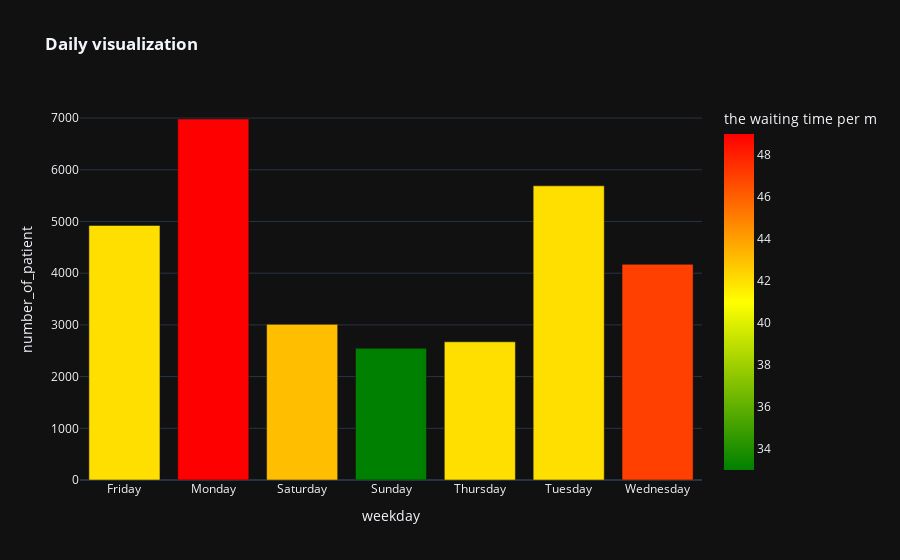

Notebook code for this chart:
### Markdown cell above
### The next Q was, What days of week are affected?

### Code cell
# Create Chart for the Daily
fig2 = px.bar(answer2,
             x='weekday',
             y='number_of_patient',
             color='waiting_ber_munets',
             labels={'waiting_ber_munets':'the waiting time per m'} ,
             color_continuous_scale=['green','yellow','red'],
             template = template_style,
             title = '<b>Daily visualization</b>')
# Display Plot
fig2.show()

### Figure 1 — Plotly figure (JSON) as saved in the notebook; plotly's stock layout.template omitted (floating-point values rounded to 4 significant figures)
{"data": [{"alignmentgroup": "True", "hovertemplate": "weekday=%{x}<br>number_of_patient=%{y}<br>the waiting time per m=%{marker.color}<extra></extra>", "legendgroup": "", "marker": {"color": [42, 49, 43, 33, 42, 42, 47], "coloraxis": "coloraxis", "pattern": {"shape": ""}}, "name": "", "offsetgroup": "", "orientation": "v", "showlegend": false, "textposition": "auto", "type": "bar", "x": ["Friday", "Monday", "Saturday", "Sunday", "Thursday", "Tuesday", "Wednesday"], "xaxis": "x", "y": [4923, 6982, 3010, 2549, 2673, 5690, 4171], "yaxis": "y"}], "layout": {"barmode": "relative", "coloraxis": {"colorbar": {"title": {"text": "the waiting time per m"}}, "colorscale": [[0, "green"], [0.5, "yellow"], [1, "red"]]}, "legend": {"tracegroupgap": 0}, "title": {"text": "<b>Daily visualization</b>"}, "xaxis": {"anchor": "y", "domain": [0, 1], "title": {"text": "weekday"}}, "yaxis": {"anchor": "x", "domain": [0, 1], "title": {"text": "number_of_patient"}}}}
